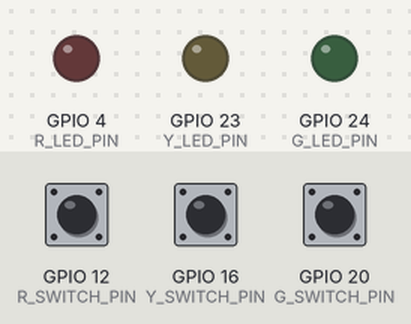
Bench run of a program on a simulated Raspberry Pi (BCM pin numbers). Parts: output pins drawn as LEDs (lit = HIGH). Inputs (shaded band) come from the test bench; at power-on: GPIO 12 (R_SWITCH_PIN) LOW, GPIO 16 (Y_SWITCH_PIN) LOW, GPIO 20 (G_SWITCH_PIN) LOW.

Above: at 1.2 s.
1.3 s: GPIO 12 (R_SWITCH_PIN) pulled HIGH for 0.15 s
At 1.37 s:
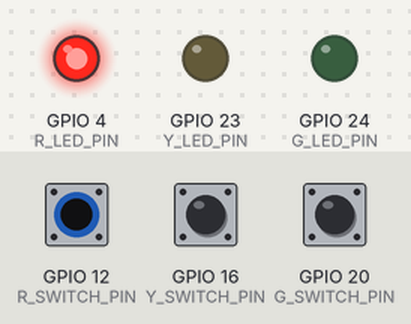
2.9 s: GPIO 16 (Y_SWITCH_PIN) pulled HIGH for 0.15 s
At 2.97 s:
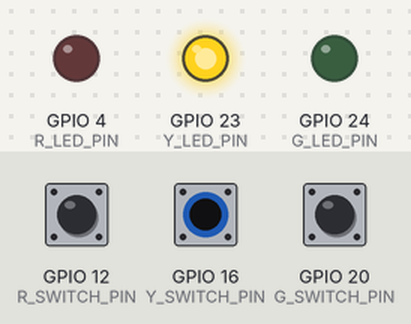
4.5 s: GPIO 20 (G_SWITCH_PIN) pulled HIGH for 0.15 s
At 4.57 s:
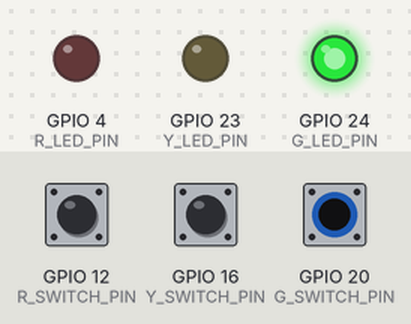
6.1 s: GPIO 20 (G_SWITCH_PIN) pulled HIGH for 3.2 s
At 9.7 s:
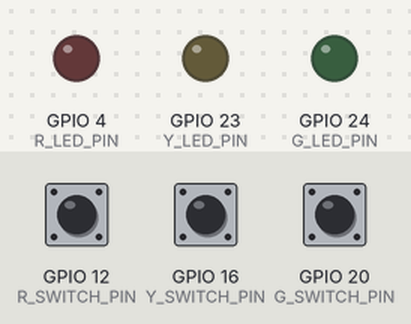
10.8 s: GPIO 12 (R_SWITCH_PIN) pulled HIGH for 3.2 s
At 12.0 s:
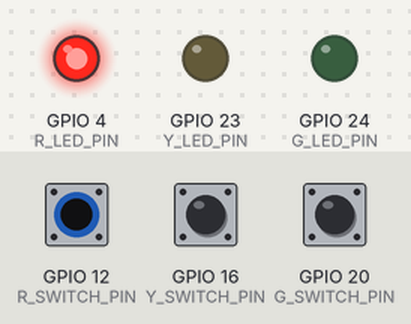
Timing chart, 0 to 15.5 s (numbered marks = the images above; inputs shaded):
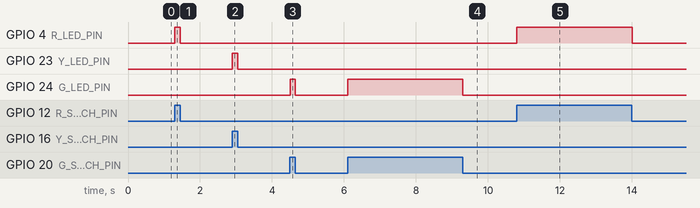

The program:

led_fade.py
```python
import RPi.GPIO as GPIO
import time

R_LED_PIN = 4
R_SWITCH_PIN = 12

Y_LED_PIN = 23
Y_SWITCH_PIN = 16

G_LED_PIN = 24
G_SWITCH_PIN = 20

GPIO.setmode(GPIO.BCM)
GPIO.setup(R_LED_PIN,GPIO.OUT)
GPIO.setup(Y_LED_PIN,GPIO.OUT)
GPIO.setup(G_LED_PIN,GPIO.OUT)
GPIO.setup(R_SWITCH_PIN,GPIO.IN,pull_up_down = GPIO.PUD_DOWN)
GPIO.setup(Y_SWITCH_PIN,GPIO.IN,pull_up_down = GPIO.PUD_DOWN)
GPIO.setup(G_SWITCH_PIN,GPIO.IN,pull_up_down = GPIO.PUD_DOWN)

try:
    while True:
        R_val = GPIO.input(R_SWITCH_PIN)
        Y_val = GPIO.input(Y_SWITCH_PIN)
        G_val = GPIO.input(G_SWITCH_PIN)

        GPIO.output(R_LED_PIN,R_val)
        GPIO.output(Y_LED_PIN,Y_val)
        GPIO.output(G_LED_PIN,G_val)


finally:
    GPIO.cleanup()
    print("cleanup and exit!!")
```

Measured:
- after the input at 1.3 s, GPIO 4 (R_LED_PIN): LOW → HIGH at once, → LOW 0.15 s later
- after the input at 2.9 s, GPIO 23 (Y_LED_PIN): LOW → HIGH at once, → LOW 0.15 s later
- after the input at 4.5 s, GPIO 24 (G_LED_PIN): LOW → HIGH at once, → LOW 0.15 s later
- after the input at 6.1 s, GPIO 24 (G_LED_PIN): LOW → HIGH at once, → LOW 3.2 s later
- after the input at 10.8 s, GPIO 4 (R_LED_PIN): LOW → HIGH at once, → LOW 3.2 s later
